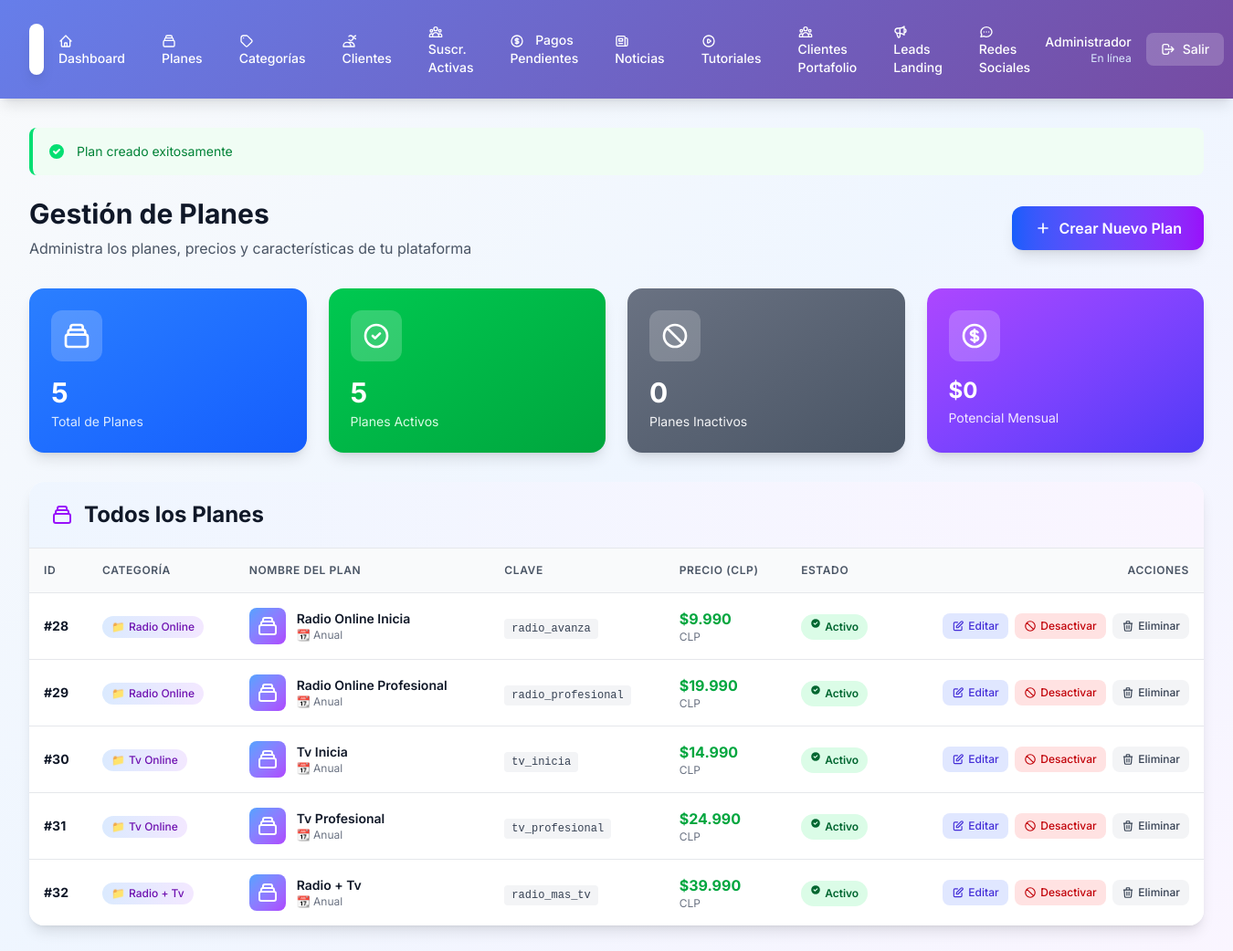
/admin/planes.php (signed in), run on the app's committed database.
### tables this page shows
CREATE TABLE IF NOT EXISTS `plans` (
  `id` int(11) NOT NULL AUTO_INCREMENT,
  `plan_key` varchar(50) NOT NULL,
  `plan_name` varchar(255) NOT NULL,
  `price` int(11) NOT NULL,
  `title` varchar(255) DEFAULT NULL,
  `icon` varchar(50) DEFAULT NULL,
  `image_url` varchar(500) DEFAULT NULL,
  `description` text DEFAULT NULL,
  `features` longtext DEFAULT NULL CHECK (json_valid(`features`)),
  `monthly_price` int(11) DEFAULT NULL,
  `annual_price` int(11) DEFAULT NULL,
  `billing_note` varchar(255) DEFAULT NULL,
  `demo_url` varchar(500) DEFAULT NULL,
  `category_id` int(11) DEFAULT NULL,
  `is_active` tinyint(1) DEFAULT 1,
  `created_at` timestamp NOT NULL DEFAULT current_timestamp(),
  `updated_at` timestamp NOT NULL DEFAULT current_timestamp() ON UPDATE current_timestamp(),
  PRIMARY KEY (`id`),
  UNIQUE KEY `plan_key` (`plan_key`),
  KEY `idx_category` (`category_id`),
  KEY `idx_active` (`is_active`)
);

CREATE TABLE IF NOT EXISTS `plan_categories` (
  `id` int(11) NOT NULL AUTO_INCREMENT,
  `name` varchar(100) NOT NULL,
  `slug` varchar(100) NOT NULL,
  `description` text DEFAULT NULL,
  `icon` varchar(50) DEFAULT NULL,
  `display_order` int(11) DEFAULT 0,
  `is_active` tinyint(1) DEFAULT 1,
  `created_at` timestamp NOT NULL DEFAULT current_timestamp(),
  `updated_at` timestamp NOT NULL DEFAULT current_timestamp() ON UPDATE current_timestamp(),
  PRIMARY KEY (`id`),
  UNIQUE KEY `slug` (`slug`),
  KEY `idx_slug` (`slug`),
  KEY `idx_display_order` (`display_order`)
);

### admin/planes.php (the view, shortened to what this page needs)
<?php
include 'header.php';
$pdo = getDatabase();
$plans_stmt = $pdo->query("
    SELECT p.*, c.name as category_name, c.icon as category_icon, c.slug as category_slug
    FROM plans p
    LEFT JOIN plan_categories c ON p.category_id = c.id
    ORDER BY c.display_order ASC, p.id ASC
");
$plans = $plans_stmt->fetchAll(PDO::FETCH_ASSOC);
$total_plans = count($plans);
$active_plans = count(array_filter($plans, fn($p) => $p['is_active']));
$inactive_plans = $total_plans - $active_plans;
$monthly_revenue_potential = 0;
?>
<div class="mb-8">
    <?php if (isset($_SESSION['success'])): ?>
        <div class="mb-6 bg-green-50 border-l-4 border-green-400 p-4 rounded-lg">
            <div class="flex">
                <div class="flex-shrink-0">
                    <svg class="h-5 w-5 text-green-400" fill="currentColor" viewBox="0 0 20 20">
                        <path fill-rule="evenodd" d="M10 18a8 8 0 100-16 8 8 0 000 16zm3.707-9.293a1 1 0 00-1.414-1.414L9 10.586 7.707 9.293a1 1 0 00-1.414 1.414l2 2a1 1 0 001.414 0l4-4z" clip-rule="evenodd"/>
                    </svg>
                </div>
                <div class="ml-3">
                    <p class="text-sm text-green-700"><?php echo htmlspecialchars($_SESSION['success']); unset($_SESSION['success']); ?></p>
                </div>
            </div>
        </div>
    <?php endif; ?>
    <div class="flex justify-between items-center">
        <div>
            <h2 class="text-3xl font-bold text-gray-900 mb-2">Gestión de Planes</h2>
            <p class="text-gray-600">Administra los planes, precios y características de tu plataforma</p>
        </div>
        <button onclick="window.location.href='plan_crear.php'" class="bg-gradient-to-r from-blue-600 to-purple-600 hover:from-blue-700 hover:to-purple-700 text-white px-6 py-3 rounded-xl font-semibold shadow-lg transform hover:scale-105 transition-all duration-300 flex items-center">
            <svg class="w-5 h-5 mr-2" fill="none" stroke="currentColor" viewBox="0 0 24 24">
                <path stroke-linecap="round" stroke-linejoin="round" stroke-width="2" d="M12 6v6m0 0v6m0-6h6m-6 0H6"/>
            </svg>
            Crear Nuevo Plan
        </button>
    </div>
</div>
<div class="grid grid-cols-1 md:grid-cols-4 gap-6 mb-8">
    <div class="bg-gradient-to-br from-blue-500 to-blue-600 rounded-2xl shadow-lg p-6 text-white transform hover:scale-105 transition-all duration-300">
        <div class="flex items-center justify-between mb-4">
            <div class="p-3 bg-white bg-opacity-20 rounded-xl">
                <svg class="w-8 h-8" fill="none" stroke="currentColor" viewBox="0 0 24 24">
                    <path stroke-linecap="round" stroke-linejoin="round" stroke-width="2" d="M19 11H5m14 0a2 2 0 012 2v6a2 2 0 01-2 2H5a2 2 0 01-2-2v-6a2 2 0 012-2m14 0V9a2 2 0 00-2-2M5 11V9a2 2 0 012-2m0 0V5a2 2 0 012-2h6a2 2 0 012 2v2M7 7h10"/>
                </svg>
            </div>
        </div>
        <h3 class="text-3xl font-bold mb-1"><?php echo $total_plans; ?></h3>
        <p class="text-blue-100 text-sm">Total de Planes</p>
    </div>
    <div class="bg-gradient-to-br from-green-500 to-green-600 rounded-2xl shadow-lg p-6 text-white transform hover:scale-105 transition-all duration-300">
        <div class="flex items-center justify-between mb-4">
            <div class="p-3 bg-white bg-opacity-20 rounded-xl">
                <svg class="w-8 h-8" fill="none" stroke="currentColor" viewBox="0 0 24 24">
                    <path stroke-linecap="round" stroke-linejoin="round" stroke-width="2" d="M9 12l2 2 4-4m6 2a9 9 0 11-18 0 9 9 0 0118 0z"/>
                </svg>
            </div>
        </div>
        <h3 class="text-3xl font-bold mb-1"><?php echo $active_plans; ?></h3>
        <p class="text-green-100 text-sm">Planes Activos</p>
    </div>
    <div class="bg-gradient-to-br from-gray-500 to-gray-600 rounded-2xl shadow-lg p-6 text-white transform hover:scale-105 transition-all duration-300">
        <div class="flex items-center justify-between mb-4">
            <div class="p-3 bg-white bg-opacity-20 rounded-xl">
                <svg class="w-8 h-8" fill="none" stroke="currentColor" viewBox="0 0 24 24">
                    <path stroke-linecap="round" stroke-linejoin="round" stroke-width="2" d="M18.364 18.364A9 9 0 005.636 5.636m12.728 12.728A9 9 0 015.636 5.636m12.728 12.728L5.636 5.636"/>
                </svg>
            </div>
        </div>
        <h3 class="text-3xl font-bold mb-1"><?php echo $inactive_plans; ?></h3>
        <p class="text-gray-100 text-sm">Planes Inactivos</p>
    </div>
    <div class="bg-gradient-to-br from-purple-500 to-indigo-600 rounded-2xl shadow-lg p-6 text-white transform hover:scale-105 transition-all duration-300">
        <div class="flex items-center justify-between mb-4">
            <div class="p-3 bg-white bg-opacity-20 rounded-xl">
            </div>
        </div>
        <h3 class="text-2xl font-bold mb-1">$<?php echo number_format($monthly_revenue_potential, 0, ',', '.'); ?></h3>
        <p class="text-purple-100 text-sm">Potencial Mensual</p>
    </div>
</div>
<div class="bg-white rounded-2xl shadow-lg overflow-hidden">
    <div class="px-6 py-5 border-b border-gray-200 bg-gradient-to-r from-blue-50 to-purple-50">
        <h2 class="text-2xl font-bold text-gray-900 flex items-center">
            Todos los Planes
        </h2>
    </div>
    <div class="overflow-x-auto">
        <table class="min-w-full divide-y divide-gray-200">
            <thead class="bg-gray-50">
                <tr>
                    <th scope="col" class="px-4 py-4 text-left text-xs font-semibold text-gray-600 uppercase tracking-wider w-16">ID</th>
                    <th scope="col" class="px-4 py-4 text-left text-xs font-semibold text-gray-600 uppercase tracking-wider">Categoría</th>
                    <th scope="col" class="px-4 py-4 text-left text-xs font-semibold text-gray-600 uppercase tracking-wider">Nombre del Plan</th>
                    <th scope="col" class="px-4 py-4 text-left text-xs font-semibold text-gray-600 uppercase tracking-wider">Clave</th>
                    <th scope="col" class="px-4 py-4 text-left text-xs font-semibold text-gray-600 uppercase tracking-wider">Precio (CLP)</th>
                    <th scope="col" class="px-4 py-4 text-left text-xs font-semibold text-gray-600 uppercase tracking-wider">Estado</th>
                    <th scope="col" class="px-4 py-4 text-right text-xs font-semibold text-gray-600 uppercase tracking-wider">Acciones</th>
                </tr>
            </thead>
            <tbody class="bg-white divide-y divide-gray-200">
                <?php foreach ($plans as $plan): ?>
                    <tr class="hover:bg-gray-50 transition-colors duration-200">
                        <td class="px-4 py-4 whitespace-nowrap">
                            <div class="text-sm font-bold text-gray-900">#<?php echo $plan['id']; ?></div>
                        </td>
                        <td class="px-4 py-4 whitespace-nowrap">
                            <?php if ($plan['category_name']): ?>
                                <span class="inline-flex items-center px-2.5 py-1 rounded-full text-xs font-medium bg-gradient-to-r from-blue-100 to-purple-100 text-purple-800">
                                    <span class="mr-1"><?php echo htmlspecialchars($plan['category_icon'] ?: '📁'); ?></span>
                                    <?php echo htmlspecialchars($plan['category_name']); ?>
                                </span>
                            <?php else: ?>
                                <span class="text-xs text-gray-400">Sin categoría</span>
                            <?php endif; ?>
                        </td>
                        <td class="px-4 py-4 whitespace-nowrap">
                            <div class="flex items-center">
                                <div class="flex-shrink-0 h-10 w-10 bg-gradient-to-br from-blue-400 to-purple-500 rounded-lg flex items-center justify-center">
                                    <svg class="w-6 h-6 text-white" fill="none" stroke="currentColor" viewBox="0 0 24 24">
                                        <path stroke-linecap="round" stroke-linejoin="round" stroke-width="2" d="M19 11H5m14 0a2 2 0 012 2v6a2 2 0 01-2 2H5a2 2 0 01-2-2v-6a2 2 0 012-2m14 0V9a2 2 0 00-2-2M5 11V9a2 2 0 012-2m0 0V5a2 2 0 012-2h6a2 2 0 012 2v2M7 7h10"/>
                                    </svg>
                                </div>
                                <div class="ml-3">
                                    <div class="text-sm font-semibold text-gray-900"><?php echo htmlspecialchars($plan['plan_name']); ?></div>
                                    <div class="text-xs text-gray-500">
                                        <?php
                                        echo strpos($plan['plan_key'], 'monthly') !== false ? '📅 Mensual' : '📆 Anual';
                                        ?>
                                    </div>
                                </div>
                            </div>
                        </td>
                        <td class="px-4 py-4 whitespace-nowrap">
                            <code class="text-xs bg-gray-100 px-2 py-1 rounded text-gray-700"><?php echo htmlspecialchars($plan['plan_key']); ?></code>
                        </td>
                        <td class="px-4 py-4 whitespace-nowrap">
                            <div class="text-base font-bold text-green-600">$<?php echo number_format($plan['price'], 0, ',', '.'); ?></div>
                            <div class="text-xs text-gray-500">CLP</div>
                        </td>
                        <td class="px-4 py-4 whitespace-nowrap">
                            <?php if ($plan['is_active']): ?>
                                <span class="px-2.5 py-1 inline-flex text-xs leading-5 font-semibold rounded-full bg-green-100 text-green-800">
                                    <svg class="w-3 h-3 mr-1" fill="currentColor" viewBox="0 0 20 20">
                                        <path fill-rule="evenodd" d="M10 18a8 8 0 100-16 8 8 0 000 16zm3.707-9.293a1 1 0 00-1.414-1.414L9 10.586 7.707 9.293a1 1 0 00-1.414 1.414l2 2a1 1 0 001.414 0l4-4z" clip-rule="evenodd"/>
                                    </svg>
                                    Activo
                                </span>
                            <?php endif; ?>
                        </td>
                        <td class="px-4 py-4 whitespace-nowrap text-right text-sm font-medium space-x-1">
                            <a href="edit_plan.php?id=<?php echo $plan['id']; ?>" class="inline-flex items-center px-2.5 py-1.5 bg-indigo-100 hover:bg-indigo-200 text-indigo-700 rounded-lg transition-colors duration-200 text-xs">
                                <svg class="w-3.5 h-3.5 mr-1" fill="none" stroke="currentColor" viewBox="0 0 24 24">
                                    <path stroke-linecap="round" stroke-linejoin="round" stroke-width="2" d="M11 5H6a2 2 0 00-2 2v11a2 2 0 002 2h11a2 2 0 002-2v-5m-1.414-9.414a2 2 0 112.828 2.828L11.828 15H9v-2.828l8.586-8.586z"/>
                                </svg>
                                Editar
                            </a>
                            <?php if ($plan['is_active']): ?>
                                <button onclick="togglePlanStatus(<?php echo $plan['id']; ?>, 0)" class="inline-flex items-center px-2.5 py-1.5 bg-red-100 hover:bg-red-200 text-red-700 rounded-lg transition-colors duration-200 text-xs">
                                    <svg class="w-3.5 h-3.5 mr-1" fill="none" stroke="currentColor" viewBox="0 0 24 24">
                                        <path stroke-linecap="round" stroke-linejoin="round" stroke-width="2" d="M18.364 18.364A9 9 0 005.636 5.636m12.728 12.728A9 9 0 015.636 5.636m12.728 12.728L5.636 5.636"/>
                                    </svg>
                                    Desactivar
                                </button>
                            <?php endif; ?>
                            <button onclick="deletePlan(<?php echo $plan['id']; ?>, '<?php echo htmlspecialchars($plan['plan_name'], ENT_QUOTES); ?>')" class="inline-flex items-center px-2.5 py-1.5 bg-gray-100 hover:bg-gray-200 text-gray-700 rounded-lg transition-colors duration-200 text-xs">
                                <svg class="w-3.5 h-3.5 mr-1" fill="none" stroke="currentColor" viewBox="0 0 24 24">
                                    <path stroke-linecap="round" stroke-linejoin="round" stroke-width="2" d="M19 7l-.867 12.142A2 2 0 0116.138 21H7.862a2 2 0 01-1.995-1.858L5 7m5 4v6m4-6v6m1-10V4a1 1 0 00-1-1h-4a1 1 0 00-1 1v3M4 7h16"/>
                                </svg>
                                Eliminar
                            </button>
                        </td>
                    </tr>
                <?php endforeach; ?>
            </tbody>
        </table>
    </div>
</div>
<?php include 'footer.php'; ?>

### data on the page
plans: id "28", category.icon "📁", category.name "Radio Online", plan_name "Radio Online Inicia", shows "📆 Anual", plan_key "radio_avanza", price "9.990", is_active 1 (drawn)
plans: id "29", category.icon "📁", category.name "Radio Online", plan_name "Radio Online Profesional", shows "📆 Anual", plan_key "radio_profesional", price "19.990", is_active 1 (drawn)
plans: id "30", category.icon "📁", category.name "Tv Online", plan_name "Tv Inicia", shows "📆 Anual", plan_key "tv_inicia", price "14.990", is_active 1 (drawn)
plans: id "31", category.icon "📁", category.name "Tv Online", plan_name "Tv Profesional", shows "📆 Anual", plan_key "tv_profesional", price "24.990", is_active 1 (drawn)
plans: id "32", category.icon "📁", category.name "Radio + Tv", plan_name "Radio + Tv", shows "📆 Anual", plan_key "radio_mas_tv", price "39.990", is_active 1 (drawn)

### other printed values
$_SESSION['success'] "Plan creado exitosamente"
$total_plans "5"
$active_plans "5"
$inactive_plans "0"
$monthly_revenue_potential "0"
